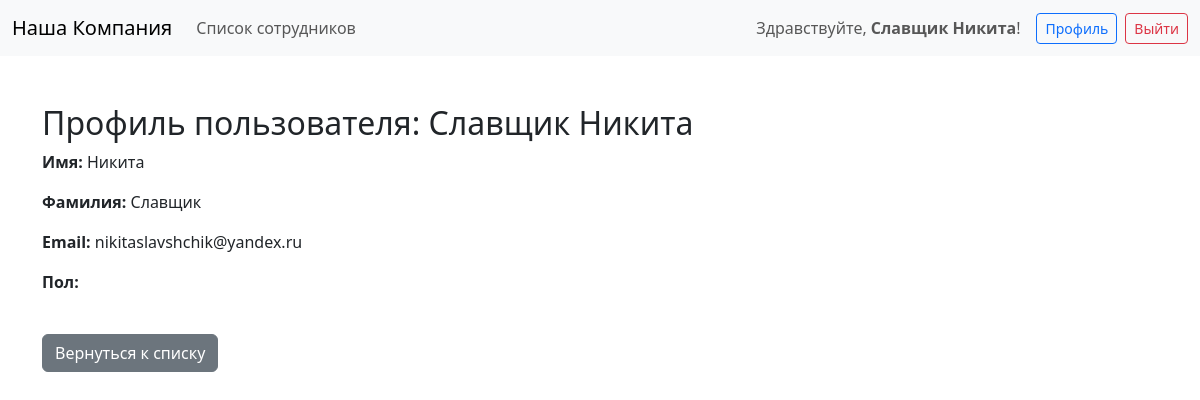
Screenshot of /accounts/profile/ (signed in) with the database file from the repository.
### employees/models.py (models this page shows, shortened)
class CustomUser(AbstractBaseUser, PermissionsMixin):
    GENDER_CHOICES = [
        ("M", "Мужской"),
        ("F", "Женский"),
        ("O", "Другой"),
    ]
    username = models.CharField(max_length=150, unique=True)
    email = models.EmailField(unique=True)
    is_active = models.BooleanField(default=True)
    is_staff = models.BooleanField(default=False)
    first_name = models.CharField("Имя", max_length=150)
    last_name = models.CharField("Фамилия", max_length=150)
    gender = models.CharField("Пол", max_length=1, choices=GENDER_CHOICES, blank=True)
    middle_name = models.CharField("Отчество", max_length=150, blank=True)
    hire_date = models.DateField("Дата приема на работу", default=timezone.now)
    objects = CustomUserManager()
    USERNAME_FIELD = "username"
    REQUIRED_FIELDS = ["email", "first_name", "last_name"]
    def get_full_name(self):
        name = f"{self.last_name} {self.first_name}"
        if self.middle_name:
            name += f" {self.middle_name}"
        return name.strip()

### employees/views.py (the view)
# urls.py: path('accounts/profile/', views.profile, name='profile'),
@login_required(login_url="/login/")
def profile(request):
    return render(request, "profile.html")

### templates/profile.html
{% extends "base.html" %}
{% block content %}
  <h2>Профиль пользователя: {{ user.get_full_name }}</h2>
  <div class="row">
    <div class="col-md-6">
      <p><strong>Имя:</strong> {{ user.first_name }}</p>
      <p><strong>Фамилия:</strong> {{ user.last_name }}</p>
      <p><strong>Email:</strong> {{ user.email }}</p>
      <p><strong>Пол:</strong> {{ user.get_gender_display }}</p>
    </div>
  </div>
  <a href="{% url 'employee_list' %}" class="btn btn-secondary mt-4">Вернуться к списку</a>
{% endblock %}

### templates/base.html (shortened to what this page needs)
<!DOCTYPE html>
<html lang="ru">
<head>
    <link href="https://cdn.jsdelivr.net/npm/bootstrap@5.3.3/dist/css/bootstrap.min.css" rel="stylesheet">
</head>
<body>
<header class="navbar navbar-expand-lg navbar-light bg-light mb-4">
  <div class="container-fluid">
    <a class="navbar-brand" href="{% url 'home' %}">Наша Компания</a>
    <div class="collapse navbar-collapse" id="navbarNav">
      <ul class="navbar-nav me-auto">
        <li class="nav-item">
          <a class="nav-link {% if request.resolver_match.url_name == 'employee_list' %}active{% endif %}"
             href="{% url 'employee_list' %}">Список сотрудников</a>
        </li>
      </ul>
      {% if user.is_authenticated %}
        <span class="navbar-text me-3">
          Здравствуйте, <strong>{{ user.get_full_name|default:user.username }}</strong>!
        </span>
        <a href="{% url 'profile' %}" class="btn btn-outline-primary btn-sm me-2">Профиль</a>
        <form action="{% url 'logout' %}" method="post" class="d-inline">
          <button type="submit" class="btn btn-outline-danger btn-sm">Выйти</button>
        </form>
      {% else %}
        <a href="{% url 'login' %}" class="btn btn-outline-success btn-sm">Войти</a>
      {% endif %}
    </div>
  </div>
</header>
<div class="container">
  <main role="main" class="py-4">
    {% block content %}
    {% endblock %}
  </main>
</div>
</body>
</html>

### rows the page displays
CustomUser: get_full_name "Славщик Никита", first_name "Никита", last_name "Славщик", email "nikitaslavshchik@yandex.ru"
